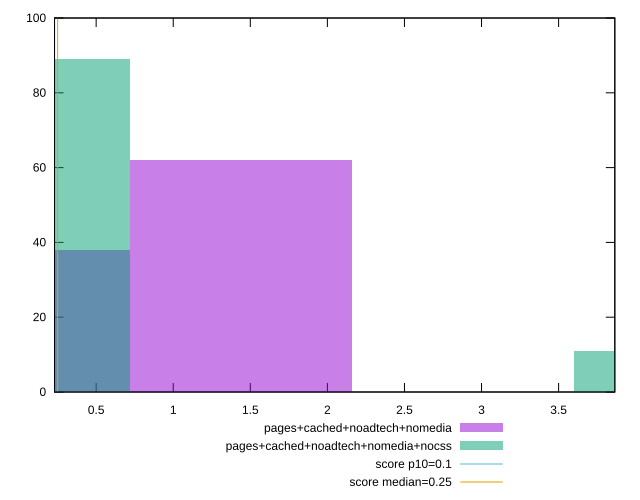

gnuplot code for this plot:
reset

$pagesCachedNoadtechNomedia <<EOF
1.4403589686176717 62
0 38
EOF

$pagesCachedNoadtechNomediaNocss <<EOF
0 89
4.321076905853015 11
EOF

set key outside below
set boxwidth 1.4403589686176717
set xrange [0.23000520833333332:3.864670138888889]
set yrange [0:100]
set trange [0:100]
set style fill transparent solid 0.5 noborder

set parametric
set terminal svg size 640, 500 enhanced background rgb 'white'
set output "report_00019_2021-02-10T18-14-37.922Z//cumulative-layout-shift/comparison/histogram/3_vs_4.svg"

plot $pagesCachedNoadtechNomedia title "pages+cached+noadtech+nomedia" with boxes, \
     $pagesCachedNoadtechNomediaNocss title "pages+cached+noadtech+nomedia+nocss" with boxes, \
     0.1,t title "score p10=0.1", \
     0.25,t title "score median=0.25"

reset
